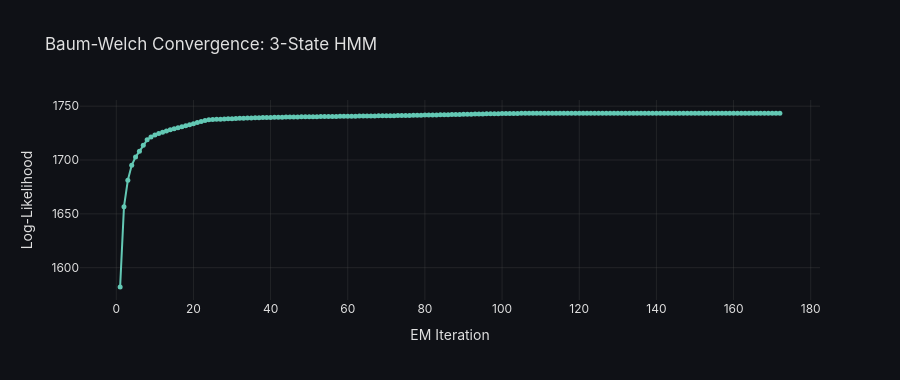

The code cell stored with this chart in its notebook:
### Code cell
fig = plot_log_likelihood(hmm.log_likelihoods_,
                          title="Baum-Welch Convergence: 3-State HMM")
fig.show()

### Figure 1 — Plotly figure (JSON) as saved in the notebook; plotly's stock layout.template omitted (floating-point values rounded to 4 significant figures; data arrays with more than 128 entries replaced by an {"elided": "..."} marker saying what was removed)
{"data": [{"hovertemplate": "Iteration %{x}<br>LL: %{y:.2f}<extra></extra>", "line": {"color": "rgba(99,200,180,1)", "width": 2}, "marker": {"size": 5}, "mode": "lines+markers", "type": "scatter", "x": {"elided": "172 int values"}, "y": {"elided": "172 float values"}}], "layout": {"font": {"color": "#e0e0e0", "family": "Inter, Arial, sans-serif"}, "height": 380, "legend": {"bgcolor": "rgba(30,30,40,0.8)", "bordercolor": "rgba(80,80,80,0.5)", "borderwidth": 1}, "paper_bgcolor": "rgba(15,17,22,1)", "plot_bgcolor": "rgba(15,17,22,1)", "title": {"text": "Baum-Welch Convergence: 3-State HMM"}, "xaxis": {"gridcolor": "rgba(80,80,80,0.3)", "showgrid": true, "title": {"text": "EM Iteration"}, "zeroline": false}, "yaxis": {"gridcolor": "rgba(80,80,80,0.3)", "showgrid": true, "title": {"text": "Log-Likelihood"}, "zeroline": false}}}
